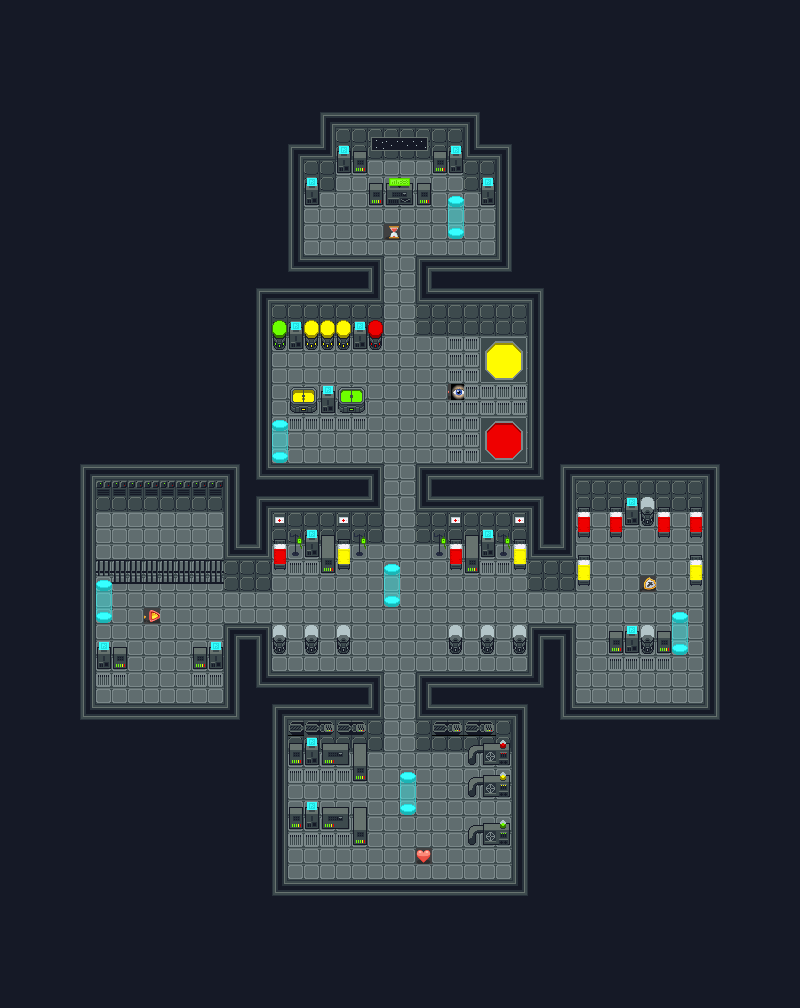

Tiled map render using the project's own tile images. Description and the map definition, with tile-layer contents summarised, below:
An orthogonal 50x63 tile map with 16x16 px tiles, 2 tile layers (bg, obj) and 128 objects.

<map version="1.4" tiledversion="1.4.3" orientation="orthogonal" renderorder="right-down" width="50" height="63" tilewidth="16" tileheight="16" infinite="0" nextlayerid="33" nextobjectid="237">
 <tileset firstgid="1" source="tilesheet.tsx" />
 <layer id="1" name="bg" width="50" height="63">
  <data>[3150 cells, 3150 non-empty, 14 distinct tile ids]</data>
 </layer>
 <objectgroup id="4" name="systems">
  <object id="1" x="304" y="192" width="16" height="16" />
  <object id="2" x="336" y="160" width="16" height="16" />
  <object id="3" x="448" y="160" width="16" height="16" />
  <object id="4" x="480" y="192" width="16" height="16" />
  <object id="5" x="288" y="336" width="16" height="16" />
  <object id="6" x="352" y="336" width="16" height="16" />
  <object id="7" x="320" y="400" width="16" height="16" />
  <object id="8" x="304" y="544" width="16" height="16" />
  <object id="9" x="480" y="544" width="16" height="16" />
  <object id="10" x="96" y="656" width="16" height="16" />
  <object id="11" x="208" y="656" width="16" height="16" />
  <object id="12" x="624" y="640" width="16" height="16" />
  <object id="13" x="624" y="512" width="16" height="16" />
  <object id="14" x="304" y="752" width="16" height="16" />
  <object id="15" x="304" y="816" width="16" height="16" />
 </objectgroup>
 <objectgroup id="10" name="objects">
  <object id="145" x="417.043" y="183" width="11.8505" height="9.95652" />
  <object id="146" x="386" y="183.087" width="26.9565" height="11.1739" />
  <object id="148" x="371.063" y="183" width="11.8071" height="10.6957" />
  <object id="149" x="352.909" y="151.182" width="14.1818" height="10.4545" />
  <object id="150" x="433" y="151.273" width="13.4545" height="10.6364" />
  <object id="151" x="449.091" y="151" width="13.7273" height="10.5455" />
  <object id="152" x="480.818" y="183" width="14.1818" height="10.8182" />
  <object id="153" x="337.182" y="151.091" width="13.6364" height="10.4545" />
  <object id="154" x="304.909" y="183.182" width="14" height="10.7273" />
  <object id="155" x="272" y="320" width="108.455" height="20.5455" />
  <object id="156" x="293.091" y="387.636" width="68.9091" height="14.9091" />
  <object id="157" x="484.182" y="336.545" width="43.0909" height="46.9091" />
  <object id="158" x="483.636" y="417.091" width="44" height="46.9091" />
  <object id="159" x="451.148" y="543.818" width="9.47727" height="15.8182" />
  <object id="160" x="466.466" y="535.091" width="10.3977" height="26.9091" />
  <object id="161" x="481.273" y="535.455" width="13.2727" height="11.2727" />
  <object id="162" x="514.557" y="543.818" width="9.30682" height="16.3636" />
  <object id="163" x="577.818" y="512.182" width="9.5" height="16.3636" />
  <object id="164" x="611.773" y="512.182" width="8.48864" height="16.1818" />
  <object id="165" x="659.83" y="511.818" width="8.48864" height="15.8182" />
  <object id="166" x="689.818" y="512.182" width="11.8182" height="15.6364" />
  <object id="167" x="641.875" y="498.909" width="10.5341" height="18.9091" />
  <object id="168" x="625.091" y="497.091" width="13.8182" height="16.9091" />
  <object id="169" x="578" y="555.273" width="10.5568" height="18.9091" />
  <object id="170" x="691.875" y="555.455" width="9.94318" height="17.0909" />
  <object id="171" x="608.909" y="631.273" width="13.4545" height="10.7273" />
  <object id="173" x="611.966" y="631.636" width="56.9545" height="11.0909" />
  <object id="174" x="450.58" y="625.636" width="9.46591" height="18" />
  <object id="175" x="482.25" y="625.636" width="10.2727" height="18.3636" />
  <object id="176" x="513.875" y="625.273" width="10.9432" height="18.3636" />
  <object id="177" x="271.818" y="625.636" width="11.9545" height="18.5455" />
  <object id="178" x="306.227" y="624.727" width="10.0682" height="20.1818" />
  <object id="179" x="338.182" y="626" width="11.1591" height="19.6364" />
  <object id="180" x="274.182" y="539.636" width="11.8182" height="20.5455" />
  <object id="181" x="304.182" y="530.182" width="14.7273" height="16" />
  <object id="182" x="320.727" y="535.455" width="13.2727" height="26.1818" />
  <object id="183" x="338.182" y="543.818" width="11.4545" height="15.2727" />
  <object id="185" x="195.636" y="647.455" width="26.9091" height="10.9091" />
  <object id="186" x="211.091" y="642.182" width="9.81818" height="7.27273" />
  <object id="187" x="97.4545" y="647.818" width="27" height="10.5455" />
  <object id="188" x="98.5455" y="642" width="10.5455" height="8" />
  <object id="190" x="289.091" y="743.091" width="63.6364" height="11.6364" />
  <object id="191" x="355.602" y="743.455" width="8.875" height="26.3636" />
  <object id="192" x="289.636" y="807.273" width="59.0909" height="10" />
  <object id="193" x="355.602" y="807.455" width="9.31818" height="26.3636" />
  <object id="194" x="307.091" y="802" width="10.3636" height="7.81818" />
  <object id="195" x="470.625" y="743.273" width="38.4659" height="12" />
  <object id="196" x="470.932" y="775.818" width="38.5227" height="10.9091" />
  <object id="197" x="470.795" y="823.273" width="38.6591" height="11.2727" />
  <object id="198" x="626.75" y="626.125" width="10.25" height="7.625" />
 </objectgroup>
 <objectgroup id="6" name="teleporters">
  <object id="65" x="448" y="224" width="16" height="16" />
  <object id="66" x="272" y="448" width="16" height="16" />
  <object id="67" x="384" y="592" width="16" height="16" />
  <object id="68" x="672" y="640" width="16" height="16" />
  <object id="69" x="96" y="608" width="16" height="16" />
  <object id="70" x="400" y="800" width="16" height="16" />
 </objectgroup>
 <objectgroup id="7" name="walls">
  <object id="71" x="272" y="704" width="112" height="48" />
  <object id="72" x="416" y="704" width="112" height="48" />
  <object id="73" x="512" y="752" width="16" height="128" />
  <object id="74" x="272" y="752" width="16" height="128" />
  <object id="75" x="272" y="880" width="256" height="16" />
  <object id="76" x="368" y="688" width="16" height="16" />
  <object id="77" x="416" y="688" width="16" height="16" />
  <object id="78" x="256" y="672" width="128" height="16" />
  <object id="79" x="416" y="672" width="128" height="16" />
  <object id="80" x="528" y="624" width="16" height="48" />
  <object id="83" x="528" y="544" width="48" height="48" />
  <object id="84" x="528" y="496" width="16" height="48" />
  <object id="85" x="256" y="624" width="16" height="48" />
  <object id="86" x="224" y="544" width="48" height="48" />
  <object id="88" x="256" y="496" width="128" height="48" />
  <object id="89" x="416" y="496" width="128" height="48" />
  <object id="90" x="368" y="480" width="16" height="16" />
  <object id="91" x="416" y="480" width="16" height="16" />
  <object id="92" x="256" y="464" width="128" height="16" />
  </objectgroup>
 <objectgroup id="22" name="infirmary">
  <!-- 11 objects omitted --></objectgroup>
 <objectgroup id="23" name="brig">
  <!-- 10 objects omitted --></objectgroup>
 <objectgroup id="24" name="crew">
  <!-- 9 objects omitted --></objectgroup>
 <objectgroup id="25" name="lab">
  <!-- 8 objects omitted --></objectgroup>
 <objectgroup id="26" name="command">
  <!-- 7 objects omitted --></objectgroup>
 <objectgroup id="27" name="engine">
  <!-- 6 objects omitted --></objectgroup>
 <objectgroup id="28" name="healthpower">
  <!-- 5 objects omitted --></objectgroup>
 <objectgroup id="29" name="invispower">
  <!-- 4 objects omitted --></objectgroup>
 <objectgroup id="30" name="speedpower">
  <!-- 3 objects omitted --></objectgroup>
 <objectgroup id="31" name="slowpower">
  <!-- 2 objects omitted --></objectgroup>
 <objectgroup id="32" name="rdamagepower">
  <!-- 1 objects omitted --></objectgroup>
 <layer id="3" name="obj" width="50" height="63">
  <data>[3150 cells, 236 non-empty, 86 distinct tile ids]</data>
 </layer>
</map>
<!-- 38 of 128 objects omitted -->